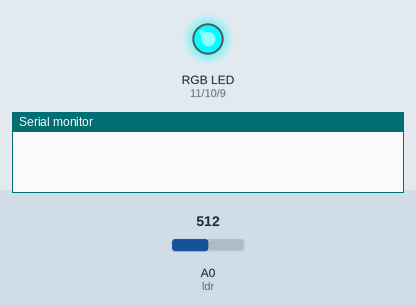
Bench run of a sketch on a simulated Arduino Uno, built with avr-gcc and run on an emulated ATmega328P. On the bench: an RGB LED mixed from three pins (HIGH = lit), the last lines printed to the serial monitor. The test bench sets the inputs (shaded band); at power-on: A0 (ldr) = 512.

Above: at 0.5 s.
At 1.5 s:
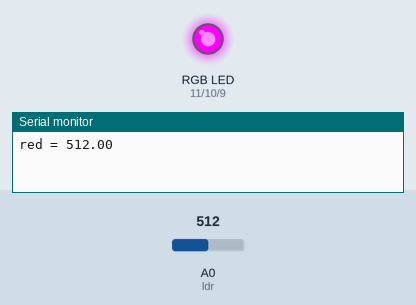
At 5.5 s:
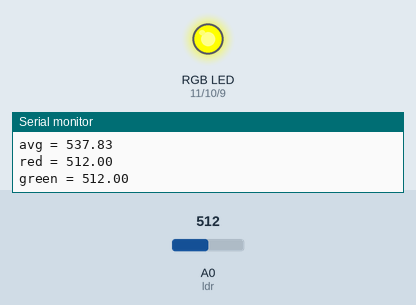
Timing chart, 0 to 6.9 s (numbered marks = the images above):
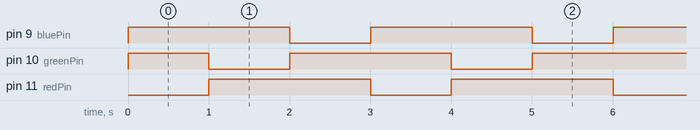

Measured:
- by itself, pin 9 (bluePin), pin 11 (redPin): alternates HIGH for 2.0 s and LOW for 1.0 s
- by itself, pin 10 (greenPin): repeats every 3.0 s: LOW 1.0 s, HIGH 2.0 s
- by itself, everything shown: repeats every 3.0 s, in 3 steps

The sketch:

led.ino
```cpp
// attaching the relevant RGB led pins to arduino PWM pins
const int greenPin = 10;
const int bluePin = 9;
const int redPin = 11;
const int ldr = A0;
// definitions for the measured absolute color readings
#define BLACK 0
#define PUREBLUE 270
#define PURERED 385
#define PUREGREEN 370
#define WHITE 350

void setup() {
  // pin declarations and
  // setting baud rate as requird
  Serial.begin(9600);
  pinMode(redPin, OUTPUT);
  pinMode(bluePin, OUTPUT);
  pinMode(greenPin, OUTPUT);
}


void loop() {
  // code to flash the RGB led red and measure the reflected color
  // for the red component. Output is printed to the serial monitor
  analogWrite(redPin, 0);
  analogWrite(greenPin, 255);
  analogWrite(bluePin, 255);
  delay(1000);
  float inputVal1 = analogRead(ldr);
  Serial.print("red = ");
  Serial.println((inputVal1));

  // code to flash the RGB led green and measure the reflected color
  // for the green component. Output is printed to the serial monitor
  analogWrite(redPin, 255);
  analogWrite(greenPin, 0);
  analogWrite(bluePin, 255);
  delay(1000);
  float inputVal2 = analogRead(ldr);
  Serial.print("green = ");
  Serial.println((inputVal2));

  // code to flash the RGB led blue and measure the reflected color
  // for the blue component. Output is printed to the serial monitor
  analogWrite(redPin, 255);
  analogWrite(greenPin, 255);
  analogWrite(bluePin, 0);
  delay(1000);
  float inputVal3 = analogRead(ldr);
  Serial.print("blue = ");
  Serial.println((inputVal3));

  // normalising the measured values and finding the gray value with a simple average
  float r = ((inputVal1) / (PURERED)) * WHITE;
  float g = ((inputVal2) / (PUREGREEN)) * WHITE;
  float b = ((inputVal3) / (PUREBLUE)) * WHITE;
  float avg = (r + g + b) / 3;

  //printing the output to the serial monitor
  Serial.print("rgb(");
  Serial.print(((inputVal1) / (PURERED)) * WHITE);
  Serial.print(", ");
  Serial.print(((inputVal2) / (PUREGREEN)) * WHITE);
  Serial.print(", ");
  Serial.print(((inputVal3) / (PUREBLUE)) * WHITE);
  Serial.println(")");
  Serial.print("avg = ");
  Serial.println(avg);
}
```
